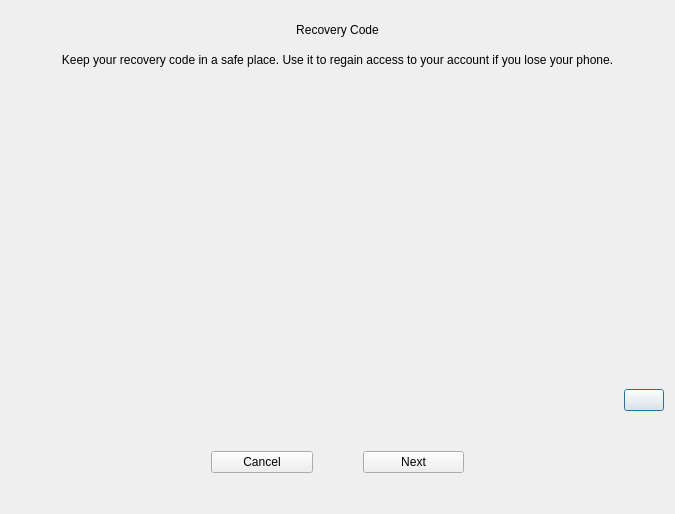
<?xml version="1.0" encoding="UTF-8"?>
<ui version="4.0">
 <class>TwoFAQRDialog</class>
 <widget class="QDialog" name="TwoFAQRDialog">
  <property name="geometry">
   <rect>
    <x>0</x>
    <y>0</y>
    <width>675</width>
    <height>514</height>
   </rect>
  </property>
  <layout class="QVBoxLayout" name="verticalLayout_3">
   <property name="spacing">
    <number>10</number>
   </property>
   <property name="topMargin">
    <number>20</number>
   </property>
   <item>
    <widget class="QLabel" name="label">
     <property name="text">
      <string>Recovery Code</string>
     </property>
     <property name="alignment">
      <set>Qt::AlignCenter</set>
     </property>
    </widget>
   </item>
   <item>
    <widget class="QLabel" name="label_2">
     <property name="font">
      <font>
       <pointsize>9</pointsize>
      </font>
     </property>
     <property name="text">
      <string>Keep your recovery code in a safe place. Use it to regain access to your account if you lose your phone.</string>
     </property>
     <property name="alignment">
      <set>Qt::AlignCenter</set>
     </property>
    </widget>
   </item>
   <item>
    <widget class="QRImageWidget" name="lblQRCode">
     <property name="sizePolicy">
      <sizepolicy hsizetype="Expanding" vsizetype="Fixed">
       <horstretch>0</horstretch>
       <verstretch>0</verstretch>
      </sizepolicy>
     </property>
     <property name="minimumSize">
      <size>
       <width>300</width>
       <height>300</height>
      </size>
     </property>
     <property name="toolTip">
      <string>QR Code</string>
     </property>
     <property name="textFormat">
      <enum>Qt::PlainText</enum>
     </property>
     <property name="alignment">
      <set>Qt::AlignCenter</set>
     </property>
     <property name="wordWrap">
      <bool>true</bool>
     </property>
    </widget>
   </item>
   <item>
    <layout class="QHBoxLayout" name="horizontalLayout_2" stretch="1,0">
     <property name="bottomMargin">
      <number>30</number>
     </property>
     <item>
      <widget class="QLabel" name="lblURI">
       <property name="text">
        <string/>
       </property>
       <property name="wordWrap">
        <bool>true</bool>
       </property>
      </widget>
     </item>
     <item>
      <widget class="QPushButton" name="btnCopy">
       <property name="text">
        <string/>
       </property>
       <property name="icon">
        <iconset resource="../dapscoin.qrc">
         <normaloff>:/icons/editcopy</normaloff>:/icons/editcopy</iconset>
       </property>
      </widget>
     </item>
    </layout>
   </item>
   <item>
    <layout class="QHBoxLayout" name="horizontalLayout">
     <property name="spacing">
      <number>50</number>
     </property>
     <property name="leftMargin">
      <number>200</number>
     </property>
     <property name="rightMargin">
      <number>200</number>
     </property>
     <property name="bottomMargin">
      <number>30</number>
     </property>
     <item>
      <widget class="QPushButton" name="btnCancel">
       <property name="text">
        <string>Cancel</string>
       </property>
       <property name="autoDefault">
        <bool>false</bool>
       </property>
      </widget>
     </item>
     <item>
      <widget class="QPushButton" name="btnNext">
       <property name="text">
        <string>Next</string>
       </property>
       <property name="autoDefault">
        <bool>false</bool>
       </property>
      </widget>
     </item>
    </layout>
   </item>
  </layout>
 </widget>
 <customwidgets>
  <customwidget>
   <class>QRImageWidget</class>
   <extends>QLabel</extends>
   <header>receiverequestdialog.h</header>
  </customwidget>
 </customwidgets>
 <resources>
  <include location="../dapscoin.qrc"/>
 </resources>
 <connections/>
</ui>
